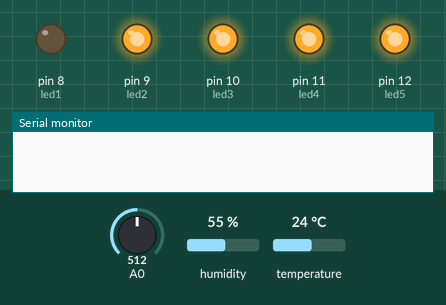
Simulated run of this sketch. Board: Arduino Uno, built with avr-gcc and run on an emulated ATmega328P. On the bench: output pins drawn as LEDs (lit = HIGH), the last lines printed to the serial monitor. Inputs (shaded band) come from the test bench; at power-on: A0 = 512, humidity 55 %, temperature 24 °C.

Above: at 1.2 s.
1.3 s: A0 set to 589
5.5 s: A0 set to 611
At 5.8 s:
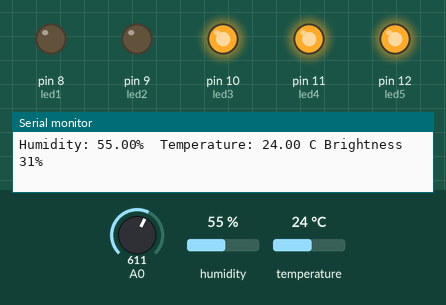
7.0 s: A0 set to 692
8.5 s: A0 set to 709
At 9.3 s:
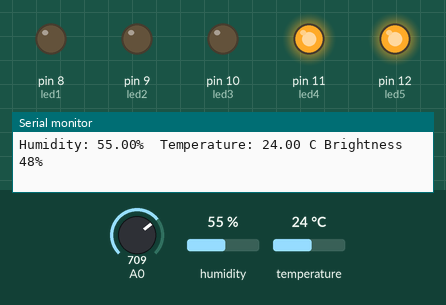
10.0 s: A0 set to 782
11.5 s: A0 set to 806
At 12.8 s:
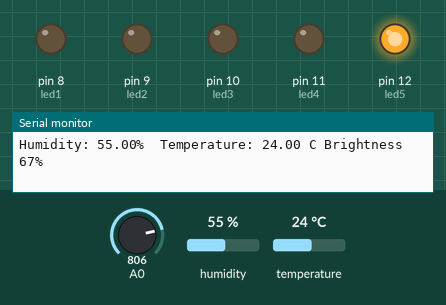
Timing chart, 0 to 14.0 s (numbered marks = the images above; inputs shaded):
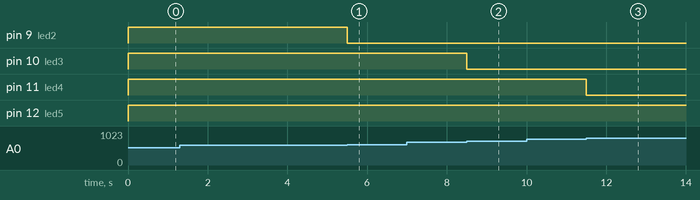

The sketch:

LDR_DHT.ino
```cpp
#include "DHT.h"
unsigned long previousTime;
unsigned long currentTime;
DHT dht(2, DHT22);
#define led1 8
#define led2 9
#define led3 10
#define led4 11
#define led5 12
void setup() {
  pinMode(led1, OUTPUT);
  pinMode(led2, OUTPUT);
  pinMode(led3, OUTPUT);
  pinMode(led4, OUTPUT);
  pinMode(led5, OUTPUT);
  Serial.begin(9600);
  dht.begin();
}

void activeLED(uint8_t c) {
  if (c == 0){
    digitalWrite(led1, HIGH);
    digitalWrite(led2, HIGH);
    digitalWrite(led3, HIGH);
    digitalWrite(led4, HIGH);
    digitalWrite(led5, HIGH);
  }
  else if(c == 1){
    digitalWrite(led1, LOW);
    digitalWrite(led2, HIGH);
    digitalWrite(led3, HIGH);
    digitalWrite(led4, HIGH);
    digitalWrite(led5, HIGH);
  }
  else if(c == 2){
    digitalWrite(led1, LOW);
    digitalWrite(led2, LOW);
    digitalWrite(led3, HIGH);
    digitalWrite(led4, HIGH);
    digitalWrite(led5, HIGH);
  }
  else if(c == 3){
    digitalWrite(led1, LOW);
    digitalWrite(led2, LOW);
    digitalWrite(led3, LOW);
    digitalWrite(led4, HIGH);
    digitalWrite(led5, HIGH);
  }
  else if(c == 4){
    digitalWrite(led1, LOW);
    digitalWrite(led2, LOW);
    digitalWrite(led3, LOW);
    digitalWrite(led4, LOW);
    digitalWrite(led5, HIGH);
  }
  else if(c == 5){
    digitalWrite(led1, LOW);
    digitalWrite(led2, LOW);
    digitalWrite(led3, LOW);
    digitalWrite(led4, LOW);
    digitalWrite(led5, LOW);
  }
}

int data;
uint8_t level;
void loop() {
  data = analogRead(A0);
  currentTime = millis();
  if (currentTime - previousTime >= 2000) {
    previousTime = currentTime;
    float h = dht.readHumidity();
    float t = dht.readTemperature();
    if (isnan(h) || isnan(t)) {
      Serial.println("Failed to read from DHT sensor!");
      return;
    }
    Serial.print("Humidity: ");
    Serial.print(h, 2);
    Serial.print("%  Temperature: ");
    Serial.print(t, 2);
    Serial.print(" C ");
    Serial.print("Brightness ");
    Serial.print(map(data, 400, 1000, 0, 100));
    Serial.println("%");
  }

  if (data >= 400 && data < 500) level = 0;
  else if (data >= 500 && data < 600) level = 1;
  else if (data >= 600 && data < 700) level = 2;
  else if (data >= 700 && data < 800) level = 3;
  else if (data >= 800 && data < 900) level = 4;
  else if (data >= 900) level = 5;

  activeLED(level);


}
```

Measured:
- the behaviour switches between 599 and 600 on A0 (found by bisection; images 0 and 1)
- the behaviour switches between 699 and 700 on A0 (found by bisection; images 1 and 2)
- the behaviour switches between 799 and 800 on A0 (found by bisection; images 2 and 3)
- after the input at 5.5 s, pin 9 (led2): HIGH → LOW at once
- after the input at 8.5 s, pin 10 (led3): HIGH → LOW at once
- after the input at 11.5 s, pin 11 (led4): HIGH → LOW at once
